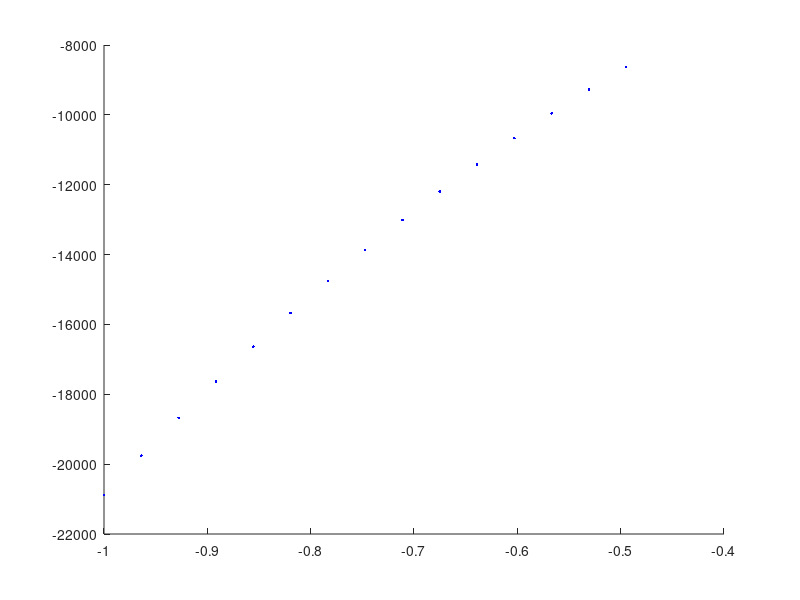

MATLAB code to generate this figure: (Note: this script raises an error after producing the figure.)
function Obligatorio2
  t = load("tiempos").tiempos;
  t22 = load("tiempos2").tiempos2;
  tiempocorregido = sort([-1,t]);
  t2 = [-1,t22];
  #MEDICIONES DE y0:
  y0=[0.9142,0.8655,1.0861,1.0832];

## PARA PARTE 5
  datosy=[0.9526];
  for i=1:columns(t22)
    datosy(end+1)=-1/(-0.99927304*exp(3*t2(i))+t2(i));
  endfor

##  Mincuadnolineal(JR,funcionF,datosy,[1,1,1],[-1,tiempos2],100)


  # PARTE 1
  function metodo_Heun = heun(tiemp,y_a) #f=ecuacion
     function ecuacion= g(tiemp2,y)
      ecuacion=(y^2)*(1-3*tiemp2)-3*y;
     endfunction
     T =tiemp;
     Y=zeros(1,152);
     Y(1)=y_a;
     for i=1:151
       h = T(i+1) - T(i);
       p = Y(i) + h*g(T(i),Y(i));
       Y(i+1) = Y(i) + (h/2)*(g( T(i),Y(i)) + g(T(i+1),p));
     endfor
     metodo_Heun = Y;
  endfunction

   function metodo_Heun2 = heun2(tiemp,y_a) #f=ecuacion
     function ecuacion2= l(ti,u)
      ecuacion2= 3*u + 3*ti - 1;
     endfunction
     T =[-1, tiemp];
     Y=zeros(1,152);
     Y(1)=1/y_a;
     for i=1:151
       h = T(i+1) - T(i);
       p = Y(i) + h*l(T(i),Y(i));
       Y(i+1) = Y(i) + (h/2)*(l( T(i),Y(i)) + l(T(i+1),p));
     endfor
     for i=1:1:152
       Y(i)=(1/Y(i));
     endfor
     metodo_Heun2 = Y;
  endfunction

  function heun_p1 = parte1(tiem)
    for i=1:4
      heun(tiem,y0(i));
    endfor
  endfunction


  #PARTE 2
  function p2_1 = lsodeP2_1(y_0,tiempoc)
    function ecuacion= g(y,tiemp2)
      ecuacion = [(y^2)*(1-3*tiemp2)-3*y];
   endfunction
        L1 = lsode("g",y0(1),tiempoc); #para cada condicion inicial y0
        p2_1 = L1;
       # plot(tiempoc,p2_1,"r")
  endfunction

  function p2_2 = lsodeP2_2(y_0,tiempoc)
    function ecuacion= g(y,tiemp2)
      ecuacion = [(y^2)*(1-3*tiemp2)-3*y];
   endfunction
        L2 = lsode("g",y0(2),tiempoc);
        p2_2 = L2;
       # plot(tiempoc,p2_2,"r")
  endfunction


  function p2_3 = lsodeP22_3(y_0,tiempoc)
     function ecuacion2 = l(u,ti) #cambio de variable u = y^-1
       ecuacion2= [3*u+3*ti-1];
     endfunction
       y_0 = 1/y0(3);
       L3 = lsode("l",y_0,tiempoc);
       for i=1:1:152
       L3(i)=(1/L3(i));
     endfor
       p2_3 = L3;
      # plot(tiempoc,p2_3,"r")
  endfunction

  function p2_4 = lsodeP22_4(y_0,tiempoc)
     function ecuacion2 = l(u,ti) #cambio de variable u = y^-1
       ecuacion2= [3*u+3*ti-1];
     endfunction
       y_0 = 1/y0(4);
       L4 = lsode("l",y_0,tiempoc);
       for i=1:1:152
       L4(i)=(1/L4(i));
     endfor
       p2_4 = L4;
       #plot(tiempoc,p2_4,"r")
  endfunction

  #PARTE 3

  function parte3Heun = graficaHeun(x,y)  # x=valores de tiempo, y=valores de la sucesion Y(i)
    plot(x,y)
  endfunction

  function parte3Lsode = graficaLsode(w,z) # w=valores del tiempo, z = valores de la solucion dada por la funcion lsode
    plot(w,z)
  endfunction


    #PARTE 4


 function resultado=PivoteoParcial(matriz)
  filas=rows(matriz);
  for i=1:filas
    if matriz(i,i)==0
      for j=(i+1):filas
        if matriz(j,i)~=0
          auxiliar=matriz(j,:);
          matriz(j,:)=matriz(i,:);
          matriz(i,:)=auxiliar;
          break
        endif
      endfor
    endif

   for iaux=(i+1):filas
     matriz(iaux,:) -= matriz(i,:)*matriz(iaux,i)/matriz(i,i);
   endfor
 endfor
 res(filas)= matriz(filas, filas+1)/matriz(filas,filas);
 for i=filas-1:-1:1
	acum = 0;
	for p = i+1:filas
		acum = acum + (matriz(i,p)*res(p));
	endfor
  res(i)= (matriz(i, filas + 1) - acum)/matriz(i, i);
 endfor
 resultado=res;
 endfunction

function parte4=p4(tiempos_z,y)
  for i=1:150
    h(i)=tiempos_z(i+1)-tiempos_z(i);
  endfor

  for i=1:150
    delta(i)= y(i+1)-y(i);
  endfor

  z(1)=0;
  z(151)=0;
  for i=1:149
    z(i+1) = ((6*delta(i+1))/(h(i+1))^2)+((6*delta(i))/(h(i))^2);
  endfor

  #Matriz=zeros(152,152)

  #diagonal inferior
##  for i=2:151
##    for j=1:150
##      Matriz(i,j) = 2/h(i-2);
##    endfor
##  endfor

  a(150)=0;
  a(151)=0;
  for i=1:149
      a(i)=2/h(i);
    endfor

  #diagonal
##  Matriz(1,1)=1;
##  Matriz(152,152)=1;
##  for i=2:151
##    for j=2:151
##      Matriz(i,j) = (4/h(i-2))+ 4/h(i-1);
##      b(i-2)= Matriz(i,j);
##    endfor
##  endfor

  b(1)=1;
  b(151)=1;
  for i=2:150
    b(i)= (4/h(i-1))+ 4/h(i);
  endfor


  #diagonal superior
##  for i=2:151
##    for j=3:152
##      Matriz(i,j) = 2/h[i-1];
##      c(i-2)=Matriz(i,j);
##    endfor
##  endfor

 c(1)=0;
 c(151)=0;
 for i=2:150
      c(i)=2/h(i);
    endfor

## ALGORITMO DE THOMAS

N = 151;

% Modificamos los primeros coeficientes
c(1) = c(1) / b(1);
z(1) = z(1) / b(1);

for n = 2:1:N
    temp = b(n) - a(n) * c(n - 1);
    if (n<N)
        c(n) = c(n) / temp;
    endif
    z(n) = (z(n) - a(n) * z(n - 1)) / temp;
endfor

% sustituimos
 x(N) = z(N);
 for n = (N - 1):-1:1
    x(n) = z(n) - c(n) * x(n + 1);
 endfor


 MatrizS = zeros(4,4);
 b = zeros(4,1);
 Matrizalfas = zeros(151,4);

 for i=1:150


 MatrizS(1,:) = [1 , tiempos_z(i) , tiempos_z(i)^2 , tiempos_z(i)^3];
 MatrizS(2,:) = [1 , tiempos_z(i+1) , (tiempos_z(i+1))^2 , (tiempos_z(i+1))^3];
 MatrizS(3,:) = [0 , 1 , 2*(tiempos_z(i)) , 3*(tiempos_z(i))^2];
 MatrizS(4,:) = [0 , 1 , 2*(tiempos_z(i+1)) , 3*(tiempos_z(i+1))^2];


 b(1)= y(i);
 b(2)= y(i+1);
 b(3)= z(i);
 b(4)= z(i+1);

 matriz_parte4 = [MatrizS,b];
 alfas = PivoteoParcial(matriz_parte4);

 Matrizalfas(i,:) = alfas;

 endfor


 hold on;
 for i=1:150
   intervalo = linspace(tiempos_z(i),tiempos_z(i+1),15);
   for j=1:20
    x= intervalo(j);
   polinomio = Matrizalfas(i,1) + (Matrizalfas(i,2))*x + (Matrizalfas(i,3))*x^2 + (Matrizalfas(i,4))*x^3;
   plot(x,polinomio,"b");
   endfor
 endfor
hold off;
 parte4=Matrizalfas;
endfunction

  #PARTE 5
 Matrizg1 = p4(tiempocorregido,lsodeP2_1(y0,tiempocorregido));
  Matrizg2 = p4(tiempocorregido,lsodeP2_2(y0,tiempocorregido));
  for i=1:length(tiempocorregido)
    g1(i)=gcinco(Matrizg1,t2,tiempocorregido(i));
  endfor
  for i=1:length(tiempocorregido)
    g2(i)=gcinco(Matrizg2,t2,tiempocorregido(i));
  endfor


  function result=gcinco(Matriz,Tiempos,t)
    result=0;
    for i=1:(length(Tiempos)-1)
      if(t > Tiempos(i) && t < Tiempos(i+1))
        result = Matriz(i,1) + Matriz(i,2)*t + (Matriz(i,3))*(t^2) + (Matriz(i,4))*(t^3);
        break;
      endif
    endfor
  endfunction

  function resu=funcionF(x,T,T2)
    for i=1:length(T)
      aux(i)=x(1)*g1(i)^x(2)+g2(i)^x(3); #x(1)=alfa, x(2)=beta, x(3)= gamma.
    endfor
    resu=aux;
  endfunction

  function resultado=jacr(x,T,T2) #mal escrito a proposito para evitar conflictos con funciones built-in octave
    g1aux=g1(1);
    g2aux=g2(1);
    resaux=[g1aux^x(2),x(1)*log(g1aux)*g1aux^x(2),g2aux^x(3)];
    for i=2:columns(T)
      g1aux=g1(i);
      g2aux=g2(i);
      resaux=[resaux;[g1aux^x(2),x(1)*log(g1aux)*g1aux^x(2),log(g2aux)*g2aux^x(3)]];
    endfor
    resultado=resaux;
  endfunction


 function Resultado=Mincuad(A,Y)
   Yaux=transpose(A)*Y;
   Aaux=transpose(A)*A;
   matrizaux=Aaux;
   matrizaux(:,end+1)=Yaux;
   Resultado=PivoteoParcial(matrizaux);
   endfunction

##  function Resultado=Mincuad(A,Y)
##    [Q,R] = qr(A);
##    A=Q*R;
##    matriz_aux = [A,Y];
##    Resultado=PivoteoParcial(matriz_aux);
##  endfunction
4;
  #Alg Gauss-Newton
  function xfinal=Mincuadnolineal(Y,Xin,T,T2,niteraciones)
  X=Xin

  for i=1:niteraciones
    A=jacr(X,T,T2);
    size(A)
    Yk=transpose(Y-funcionF(X,T2,T));
    P=Mincuad(A,Yk)
    X=X+P;
  endfor
  xfinal=X;
  endfunction

  Mincuadnolineal(datosy,[1,1,1],tiempocorregido,t2,10)
endfunction
